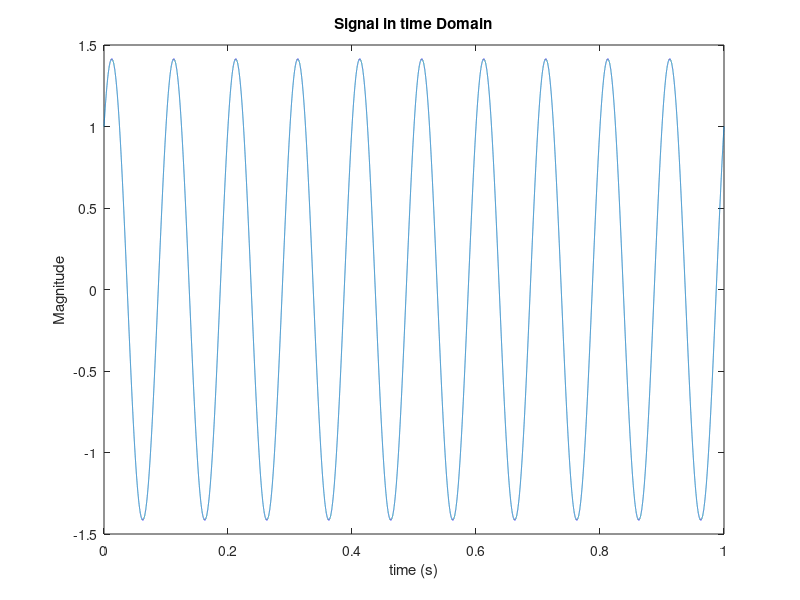
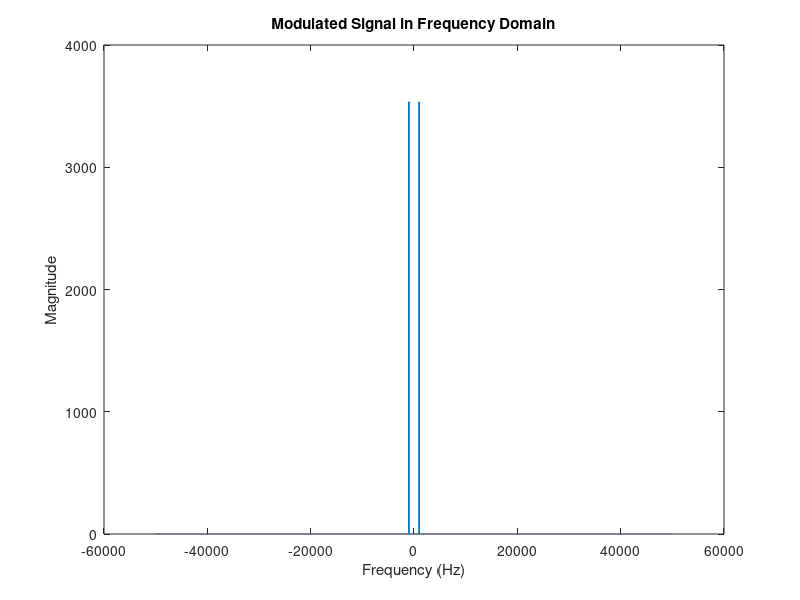
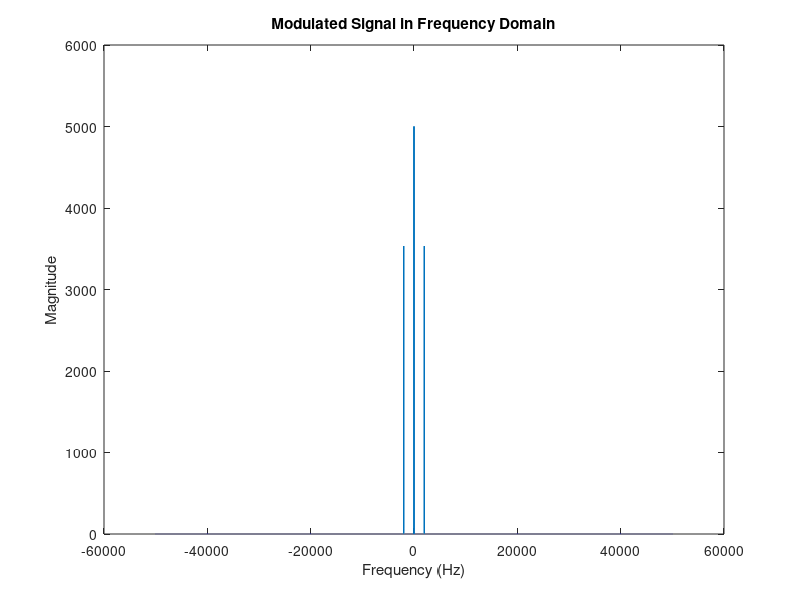

MATLAB code to generate these figures, in order: (Note: this script raises an error after producing the figures.)
%% Variables Initialization
clear;
carrier_frequancy = 1e3; % Carrier frequency in Hz
input_frequancy = 10; % Input signal frequency in Hz
sambels = 0.1 * [1+i,1-i,-1-i,-1+i]; % Modulation symbols
gain_imbalance = 1.122; % Gain imbalance for demodulation
phase_imbalance = 0; % Phase imbalance in radians

% Select a random symbol from the constellation
samb = sambels(randi(4));

% Define time step for carrier and input signals
time = 0:1/(carrier_frequancy)/100:1; 

% Generate cosine and sine waves for carrier and input signals
cos_range_fc = cos(2*pi*carrier_frequancy*time);
sine_range_fm = cos(2*pi*input_frequancy*time);

figure;
plot(time, sin(2*pi*input_frequancy*time) +cos(2*pi*input_frequancy*time));
title('Signal in time Domain');
xlabel('time (s)');
ylabel('Magnitude');



%% Modulation

    % Modulate signal (real part on cosine, imaginary part on sine)
    cos_branch_mod = real(samb) * cos(2*pi*input_frequancy*time) .* cos(2*pi*carrier_frequancy*time);
    sin_branch_mod = imag(samb) * -1 * sin(2*pi*input_frequancy*time) .* sin(2*pi*carrier_frequancy*time);
  
mod_signal = cos_branch_mod + i * sin_branch_mod;
N = length(mod_signal);




% Perform FFT and plot the frequency domain representation
fft_mod_signal = fftshift(abs(fft(mod_signal)));

figure;
plot(-50000:50000, fft_mod_signal);
title('Modulated Signal in Frequency Domain');
xlabel('Frequency (Hz)');
ylabel('Magnitude');


%% Channel (Optional, We can add noise or distortion here)

%% Demodulation
cos_branch_demod = mod_signal .* cos(2*pi*carrier_frequancy*time) * 2;
sin_branch_demod = gain_imbalance * 2 * mod_signal .* sin(2*pi*carrier_frequancy*time + phase_imbalance);


out_dem = cos_branch_demod + j * sin_branch_demod ;

gain_bar = rms(sin_branch_demod)/rms(cos_branch_demod);

phase_bar = sum( cos_branch_demod .* sin_branch_demod)/sqrt(sum(sin_branch_demod .^2)* sum(cos_branch_demod .^2));
phase_bar1=asin(phase_bar);

% Perform FFT and plot the frequency domain representation
fft_mod_signal = fftshift(abs(fft(cos_branch_demod)));

figure;
plot(-50000:50000, fft_mod_signal);
title('Modulated Signal in Frequency Domain');
xlabel('Frequency (Hz)');
ylabel('Magnitude');


out = lowpass(out_dem,10,carrier_frequancy);
h=fir1(1024,10/carrier_frequancy/2);
h_len = length(h);
con=conv(out_dem,h);
outfft=fftshift(abs(fft(con)));

% Plot demodulated signal in the frequency domain
figure;
plot (-50000:50000, fftshift(abs(fft(out))));
title('demodulated signal in the frequency domain');
xlabel('time (s)');
ylabel('Magnitude');


% Plot demodulated signal in time domain
figure;
plot(abs(con(floor(h_len/2):N-floor(h_len/2))));
title('Input and Demodulated Signal in Time Domain');
xlabel('Time (s)');
ylabel('Amplitude');
% hold on;
% plot(sin(2*pi*input_frequancy*time) + cos(2*pi*input_frequancy*time));
% plot(sin(2*pi*input_frequancy*time));

v=fftshift(abs(fft(out)));

IQ_Imbalance = -20*log10(max( v(51000:53000 ))/(max( v(47000:49000))))

cos_branch_demod_new = cos_branch_demod;

sin_branch_demod_new = tan(phase_bar1) .* cos_branch_demod + sin_branch_demod ./ (gain_bar * cos(phase_bar1));

out_corr = cos_branch_demod_new + j * sin_branch_demod_new;
% Plot demodulated signal in the frequency domain after correction
figure;
plot (-50000:50000, fftshift(abs(fft(out_corr))));
title('demodulated signal in the frequency domain after correction');
xlabel('time (s)');
ylabel('Magnitude');

w=fftshift(abs(fft(out_corr)));

IQ_Imbalance_corr = -20*log10(max( w(51000:53000 ))/(max( w(47000:49000))))
% nfft = 2.^ nextpow2 (N);
% fy = fft (out_dem , nfft);
% fy = fy (1:nfft/2);
% xfft = carrier_frequancy/2 .* (0:nfft/2-1)/nfft;
% 
% figure
% subplot(2,2,1);
% plot(xfft,(fy /max(fy)));
% subplot(2,2,2);
% plot(time, out_dem);
% h=fir1(128,15/carrier_frequancy/2);
% con=conv(out_dem,h);
% subplot(2,2,3);
% 
% hold on;
% plot(con);